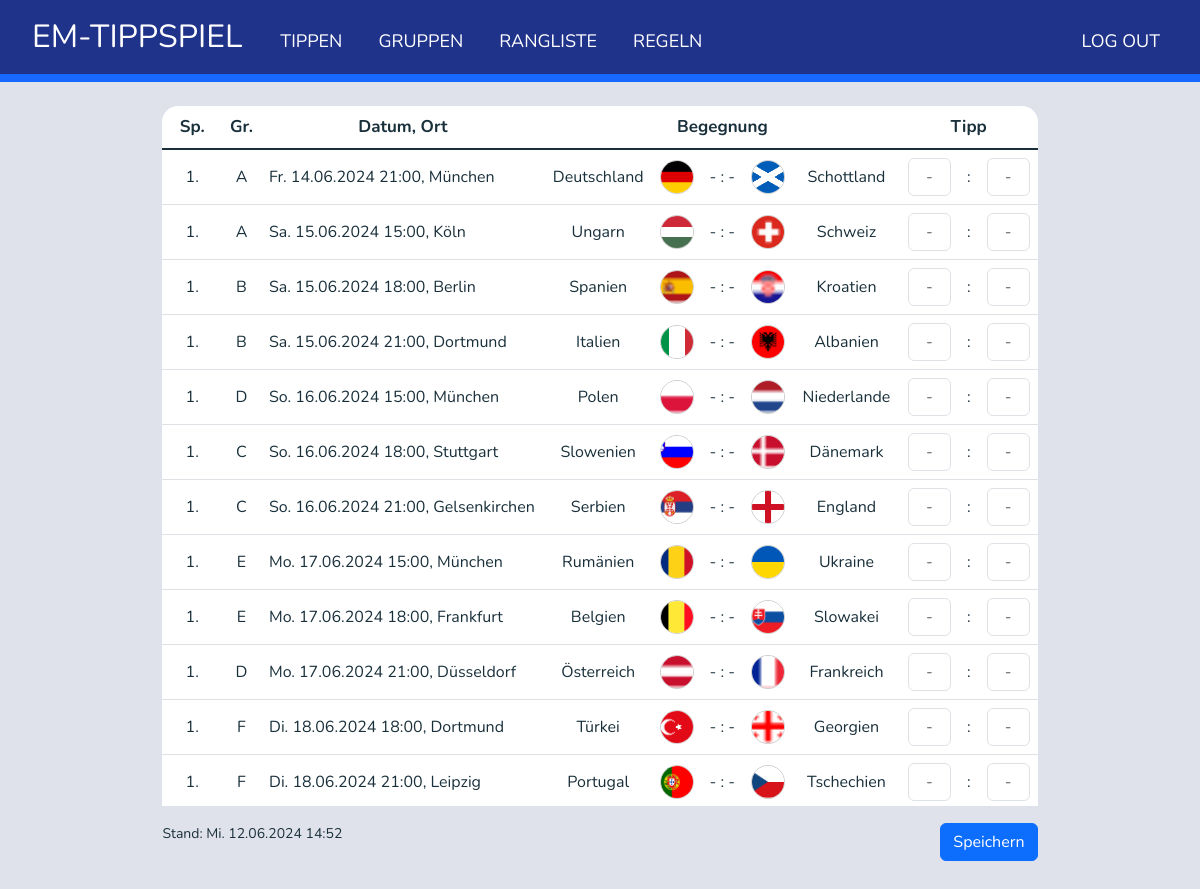
/tippen (signed in), run on an earlier commit of the app's database.
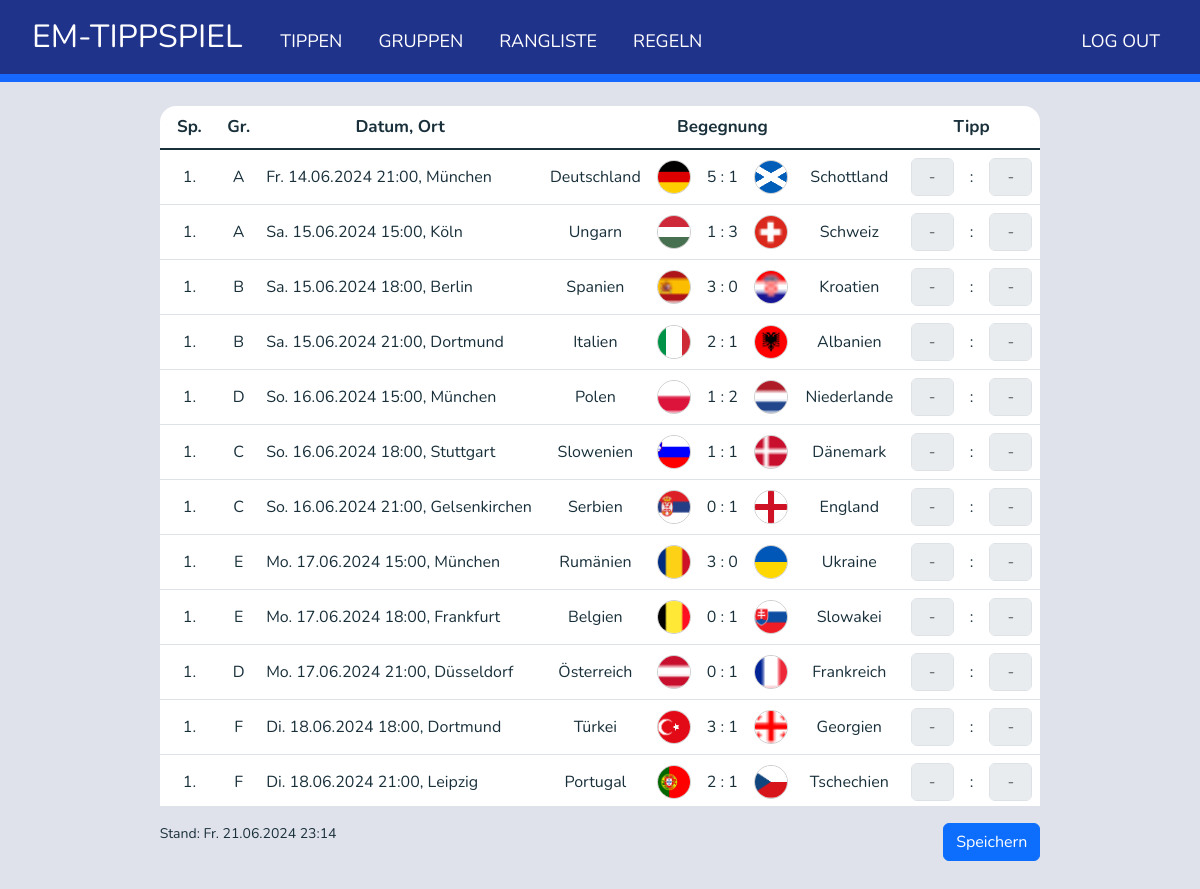
And on a later commit of the database.
### tables this page shows
CREATE TABLE matches (
    id INTEGER PRIMARY KEY UNIQUE,
    matchday INTEGER,
    team1_id TEXT NOT NULL,
    team2_id TEXT NOT NULL,
    team1_score INTEGER,
    team2_score INTEGER,
    matchDateTime DATETIME,
    matchIsFinished INTEGER,
    location TEXT,
    lastUpdateDateTime DATETIME,
    predictions_evaluated INTEGER DEFAULT 0,
    evaluation_Date DATETIME,
    FOREIGN KEY(team1_id) references teams(id),
    FOREIGN KEY(team2_id) references teams(id)
);

CREATE TABLE teams (	
    id INTEGER PRIMARY KEY UNIQUE,
    teamName TEXT,
    shortName TEXT,
    teamIconUrl TEXT,
    teamIconPath TEXT,
    teamGroupName TEXT DEFAULT 'None',
    points INTEGER DEFAULT 0,
    opponentGoals INTEGER DEFAULT 0,
    goals INTEGER DEFAULT 0,
    matches INTEGER DEFAULT 0,
    won INTEGER DEFAULT 0,
    lost INTEGER DEFAULT 0,
    draw INTEGER DEFAULT 0,
    goalDiff INTEGER DEFAULT 0,
    rank INTEGER,
    lastUpdateTime DATETIME											
);

### app.py (the view, shortened to what this page needs)
@app.route("/tippen", methods=["GET", "POST"])
@login_required
def tippen():
    matches = get_matches()
    valid_matches = []
    for match in matches:
        if match["matchIsFinished"] == 0 and get_current_datetime_str() < match["matchDateTime"]:
           valid_matches.append(match)
        if match["matchday"] < 4:
            match["teamGroupName"] = db.execute("SELECT teamGroupName FROM teams WHERE id = ?", match["team1_id"])[0]["teamGroupName"].replace("Gruppe ","")
        else:
            match["teamGroupName"] = '-'
    predictions = db.execute("SELECT * FROM predictions WHERE user_id = ?", session["user_id"])
    last_update = db.execute("""
                                SELECT lastUpdateDateTime FROM matches
                                ORDER BY lastUpdateDateTime DESC
                                LIMIT 1
                                """)[0]["lastUpdateDateTime"]
    if last_update:
        last_update = add_up_decimals_to_6(last_update)
        last_update = convert_iso_datetime_to_human_readable(last_update)
    return render_template("tippen.html", matches=matches, predictions=predictions, valid_matches=valid_matches, last_update=last_update)

### app.py (called while the page is built)
@app.after_request
def after_request(response):
    response.headers["Cache-Control"] = "no-cache, no-store, must-revalidate"
    response.headers["Expires"] = 0
    response.headers["Pragma"] = "no-cache"
    return response

### helpers.py (called while the page is built)
def login_required(f):
    @wraps(f)
    def decorated_function(*args, **kwargs):
        if session.get("user_id") is None:
            return redirect("/login")
        return f(*args, **kwargs)
    return decorated_function

def get_matches():
    print("getting matches...")
    if automatic_updates:
        if is_update_needed_matches():
            update_matches_db()
    return get_local_matches()

def add_up_decimals_to_6(date_string):
    split_string = date_string.split('.')
    pre_decimals = split_string[0]
    decimals = split_string[1]
    while len(decimals) < 6:
        decimals += "0"
    return f"{pre_decimals}.{decimals}"

def get_current_datetime_str():
    return datetime.now().isoformat()

def convert_iso_datetime_to_human_readable(datetime_iso_string):
    date = datetime.fromisoformat(datetime_iso_string)
    date.weekday()
    weekday_names = ["Mo.", "Di.", "Mi.", "Do.", "Fr.", "Sa.", "So."]
    match_time_readable = f"{weekday_names[date.weekday()]} {date.strftime('%d.%m.%Y %H:%M')}"
    return match_time_readable

### templates/tippen.html (shortened to what this page needs)
{% extends "layout.html" %}
{% block main %}
</nav><form action="/tippen" method="post">
    <div class="table-wrapper text-center">
        <table class="table rounded-4 overflow-hidden">
        <thead class="sticky-header">
            <tr>
                <th>Sp.</th>
                <th>Gr.</th>
                <th>Datum, Ort</th>
                <th colspan="5">Begegnung</th>
                <th colspan="3">Tipp</th>
            </tr>
        </thead>
        <tbody>
            {% for match in matches %}
                <tr>{% if match.matchday <= 3 %}
                        <td>{{  match.matchday  }}.</td>
                    {% endif %}
                    <td>{{ match.teamGroupName }}</td>
                    <td style="text-align: left;">{{  match.matchDateTime  }}, {{ match.location }}</td>
                    <td class="right-aligned" >{{  match.team1_name  }}</td>
                    <td><img src="{{  match.team1IconPath  }}" alt="{{  match.team1_name }}-logo" class="team-logo"></td>
                    <td>{% if match.matchIsFinished == 1 %}
                            {{ match.team1_score }}&nbsp;:&nbsp;{{ match.team2_score }}
                        {% else %}
                            - : -
                        {% endif %}</td>
                    <td><img src="{{  match.team2IconPath  }}" alt="{{  match.team2_name  }}-logo" class="team-logo"></td>
                    <td class="left-aligned">{{  match.team2_name  }}</td>
                    <td>
                        <input type="text" autocomplete="off" class="form-control score-input" placeholder="-"  id="team1Score_{{ match.id }}" name="team1Score_{{ match.id }}" min="0" max="99" maxlength="2" value="" {% if match not in valid_matches %} disabled{% endif %}>
                    </td>
                    <td style="width: 1%">:</td>
                    <td>
                        <input type="text" autocomplete="off" class="form-control score-input" placeholder="-"  id="team2Score_{{ match.id }}" name="team2Score_{{ match.id }}" min="0" max="99" maxlength="2" value="" {% if match not in valid_matches %} disabled{% endif %}>
                    </td>
                </tr>
            {% endfor %}
        </tbody>
    </table>
    </div>
    <div style="display: flex; justify-content: space-between;">
        <p class="last-update">Stand: {{ last_update }}</p>
        <button type="submit" class="btn btn-primary btn-container">Speichern</button>
    </div>
</form>
{% endblock %}

### templates/layout.html (shortened to what this page needs)
<!DOCTYPE html>
<html lang="en">
<head>
    <link href="https://cdn.jsdelivr.net/npm/bootstrap@5.3.2/dist/css/bootstrap.min.css" rel="stylesheet">
    <link href="/static/styles.css" rel="stylesheet">
</head>
<body>
    <nav class="navbar navbar-expand-md">
        <div class="container-fluid">
            <a class="navbar-brand" href="/"><span class="blue">EM-TIPPSPIEL</span></a>
            <div class="collapse navbar-collapse" id="navbarNav">
                {% if session["user_id"] %}
                    <ul class="navbar-nav me-auto mt-2">
                        <li class="nav-item"><a class="nav-link" href="/tippen">TIPPEN</a></li>
                        <li class="nav-item"><a class="nav-link" href="/gruppen">GRUPPEN</a></li>
                        <li class="nav-item"><a class="nav-link" href="/rangliste">RANGLISTE</a></li>
                        <li class="nav-item"><a class="nav-link" href="/regeln">REGELN</a></li>
                    </ul>
                    <ul class="navbar-nav ms-auto mt-2">
                        <li class="nav-item"><a class="nav-link" href="/logout">LOG OUT</a></li>
                    </ul>
                {% else %}
                    <ul class="navbar-nav me-auto mt-2">
                        <li class="nav-item"><a class="nav-link" href="/regeln">Regeln</a></li>
                    </ul>
                {% endif %}
            </div>
        </div>
    </nav>
    <main class="container py-4">
        {% block main %}{% endblock %}
    </main>
</body>
</html>

### static/styles.css (style rules this page uses)
body { background-color: #e0e2eb; font-family: 'Nunito', sans-serif; color: #19303B; }
h1, h2, h3, h4, h5, h6, p { color: #19303B; }
nav .navbar-brand { font-size: xx-large; margin: 0 30px 0 20px; }
nav .navbar-brand .blue { color: #ffffff; }
.navbar { background-color: #20338a; border-bottom: 8px solid #1668ff; }
.navbar-nav .nav-link { font-size: 18px; margin-right: 20px; color: #ffffff; }
.table { margin-bottom: 10px; width: 100%; }
.table th { font-size: 17px; font-weight: bold; background-color: #ffffff; color:#19303B; }
.table td { font-size: 16px; vertical-align: middle; white-space: nowrap; color:#19303B; }
.sticky-header { position: sticky; top: 0; background-color: #fff; border-bottom: 2px solid #19303B; }
.team-logo, .team-logo-small { object-fit: cover; border-radius: 50%; border: 1px solid #cfcece; }
.team-logo { width: 34px; height: 34px; }
.text-center { text-align: center; }
.table-wrapper { max-height: 700px; overflow: auto; display: inline-block; }
.score-input { width: 43px; text-align: center; }
.btn-container { text-align: right; margin-top: 10px; }
.last-update { font-size: 14px; text-align: left; margin-top: 10px; }
.container { display: flex; flex-direction: column; align-items: center; }

What changed in the data, as far as the page shows it:
changed matches "Fr. 14.06.2024 21:00": team1_score (not shown) → "5"; team2_score (not shown) → "1"; matchIsFinished "- : -" → ":"
changed matches "Sa. 15.06.2024 15:00": team1_score (not shown) → "1"; team2_score (not shown) → "3"; matchIsFinished "- : -" → ":"
changed matches "Sa. 15.06.2024 18:00": team1_score (not shown) → "3"; team2_score (not shown) → "0"; matchIsFinished "- : -" → ":"
changed matches "Sa. 15.06.2024 21:00": team1_score (not shown) → "2"; team2_score (not shown) → "1"; matchIsFinished "- : -" → ":"
changed matches "So. 16.06.2024 15:00": team1_score (not shown) → "1"; team2_score (not shown) → "2"; matchIsFinished "- : -" → ":"
changed matches "So. 16.06.2024 18:00": team1_score (not shown) → "1"; team2_score (not shown) → "1"; matchIsFinished "- : -" → ":"
changed matches "So. 16.06.2024 21:00": team1_score (not shown) → "0"; team2_score (not shown) → "1"; matchIsFinished "- : -" → ":"
changed matches "Mo. 17.06.2024 15:00": team1_score (not shown) → "3"; team2_score (not shown) → "0"; matchIsFinished "- : -" → ":"
changed matches "Mo. 17.06.2024 18:00": team1_score (not shown) → "0"; team2_score (not shown) → "1"; matchIsFinished "- : -" → ":"
changed matches "Mo. 17.06.2024 21:00": team1_score (not shown) → "0"; team2_score (not shown) → "1"; matchIsFinished "- : -" → ":"
changed matches "Di. 18.06.2024 18:00": team1_score (not shown) → "3"; team2_score (not shown) → "1"; matchIsFinished "- : -" → ":"
changed matches "Di. 18.06.2024 21:00": team1_score (not shown) → "2"; team2_score (not shown) → "1"; matchIsFinished "- : -" → ":"
Also different on the page:
{{ last_update }}: "Mi. 12.06.2024 14:52" → "Fr. 21.06.2024 23:14"
